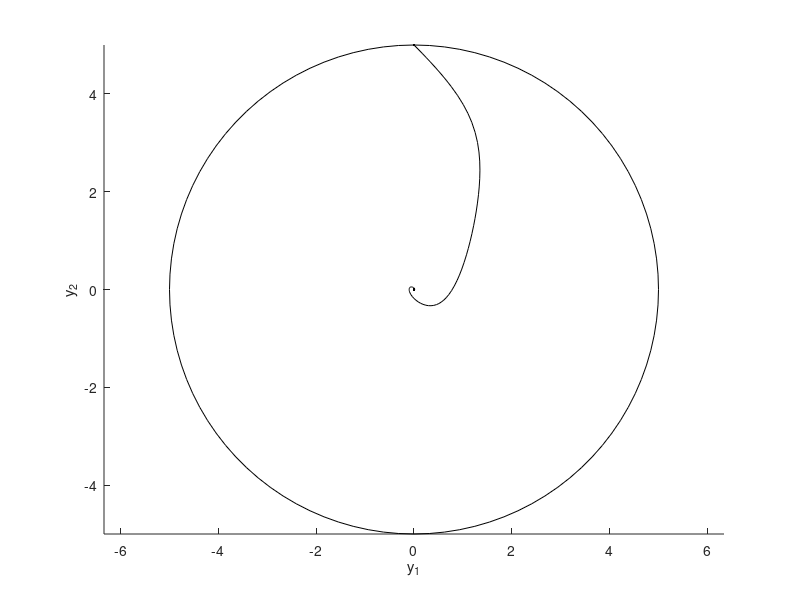

Reproduce this figure in MATLAB.
clear all;
close all;

%%
figure
hold on

f = @(t,Y) [-Y(1)^3+Y(2); -Y(1)-Y(2)];
y1 = linspace(-5,5,25); %nice plots
y2 = linspace(-5,5,25);
% y1 = linspace(-100,100,25); %actually plots
% y2 = linspace(-100,100,25);


% [x,y] = meshgrid(y1,y2);
% 
% u = zeros(size(x));
% v = zeros(size(x));
% 
% t=0;
% for i = 1:numel(x)
%     Yprime = f(t,[x(i); y(i)]);
%     u(i) = Yprime(1);
%     v(i) = Yprime(2);
% end
% 
% for i = 1:numel(x)
% Vmod = sqrt(u(i)^2 + v(i)^2);
% u(i) = u(i)/Vmod;
% v(i) = v(i)/Vmod;
% end
% 
% quiver(x,y,u,v,'r'); %figure(gcf)

xlabel('y_1')
ylabel('y_2')
axis tight equal;


hold on
for y20 = [5]
    [ts,ys] = ode45(f,[0,50],[0;y20]);
    plot(ys(:,1),ys(:,2),'k')
    plot(ys(1,1),ys(1,2),'k') % starting point
    plot(ys(end,1),ys(end,2),'k') % ending point
end
hold off

hold on
th = 0:pi/50:2*pi;
xunit = 5 * cos(th);
yunit = 5 * sin(th);
plot(xunit, yunit,'k');
hold off



